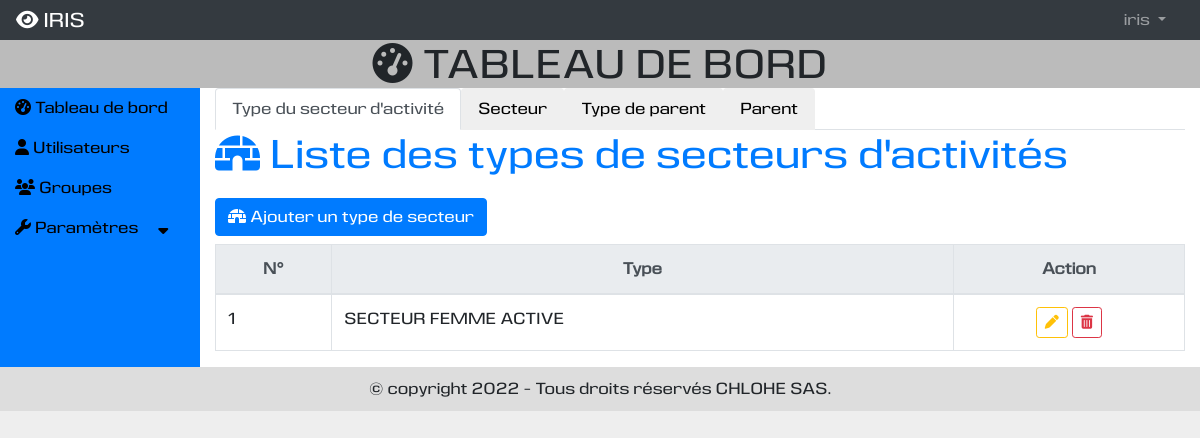
/vieprofessionnelle/ (signed in), run on an earlier commit of the app's database.
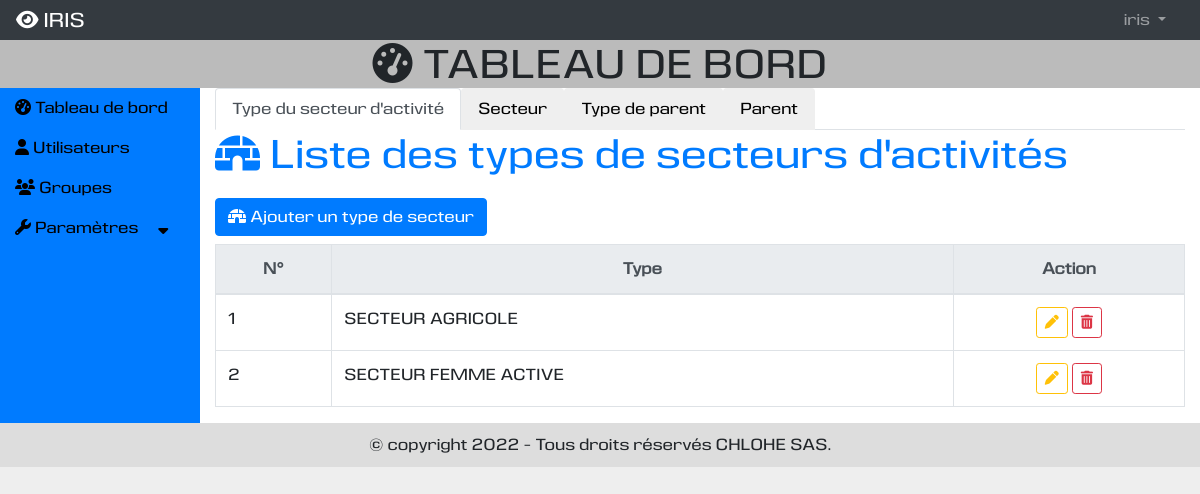
And on a later commit of the database.
### vieprofessionnelle/models.py (models this page shows)
class TypeSecteur(models.Model):
    type = models.CharField(max_length=250, unique=True)
    def __str__(self):
        return self.type

### vieprofessionnelle/views.py (the view)
# urls.py: path('vieprofessionnelle/',include('vieprofessionnelle.urls')),
@login_required
@permission_required('auth.view_user', raise_exception=True)
@permission_required('auth.view_group', raise_exception=True)
def vieprofessionnelle(request):
    typesecteurs = TypeSecteur.objects.order_by("type")
    secteurs = Secteur.objects.order_by("secteur")
    typeparents = TypeParent.objects.order_by("libelle")
    parents = Parent.objects.order_by("nomprenoms")
    active_typesecteur = ['', 'false', '']
    active_secteur = ['', 'false', '']
    active_typeparent = ['', 'false', '']
    active_parent = ['', 'false', '']
    if _active_onglet == "typesecteur":
        active_typesecteur = ['active', 'true', 'show active']
    elif _active_onglet == "secteur":
        active_secteur = ['active', 'true', 'show active']
    elif _active_onglet == "typeparent":
        active_typeparent = ['active', 'true', 'show active']
    elif _active_onglet == "parent":
        active_parent = ['active', 'true', 'show active']
    else:
        active_typesecteur = ['active', 'true', 'show active']
    context = {
        "titre": "Vie professionnelle",
        "typesecteurs": typesecteurs,
        "secteurs": secteurs,
        "typeparents": typeparents,
        "parents": parents,
        "active_typesecteur": active_typesecteur,
        "active_secteur": active_secteur,
        "active_typeparent": active_typeparent,
        "active_parent": active_parent,
    }
    return render(request, "vieprofessionnelle/vieprofessionnelle.html", context)

### vieprofessionnelle/templates/vieprofessionnelle/vieprofessionnelle.html (shortened to what this page needs)
{% extends 'utilisateur/base.html' %}
{% load static %}
{% block tableau_de_bord %}
<div>
  <ul class="nav nav-tabs" id="myTab" role="tablist">
    <li class="nav-item" role="presentation">
      <button class="nav-link {{active_typesecteur|first}}" id="typesecteur-tab" data-toggle="tab" data-target="#typesecteur" type="button" role="tab" aria-controls="typesecteur" aria-selected="{{ active_typesecteur|slice:'1:2'|first }}">
        Type du secteur d'activité
      </button>
    </li>
    <li class="nav-item" role="presentation">
      <button class="nav-link {{active_secteur|first}}" id="secteur-tab" data-toggle="tab" data-target="#secteur" type="button" role="tab" aria-controls="secteur" aria-selected="{{ active_secteur|slice:'1:2'|first }}">
        Secteur
      </button>
    </li>
    <li class="nav-item" role="presentation">
      <button class="nav-link {{active_typeparent|first}}" id="typeparent-tab" data-toggle="tab" data-target="#typeparent" type="button" role="tab" aria-controls="typeparent" aria-selected="{{ active_typeparent|slice:'1:2'|first }}">
        Type de parent
      </button>
    </li>
    <li class="nav-item" role="presentation">
      <button class="nav-link {{active_parent|first}}" id="parent-tab" data-toggle="tab" data-target="#parent" type="button" role="tab" aria-controls="parent" aria-selected="{{ active_parent|slice:'1:2'|first }}">
        Parent
      </button>
    </li>
  </ul>
  <div class="tab-content" id="myTabContent">
    <div class="tab-pane fade {{ active_typesecteur|last }}" id="typesecteur" role="tabpanel" aria-labelledby="typesecteur-tab">
      <div>
        <h1 class="mb-3 text-primary"><i class="fas fa-igloo"></i> Liste des types de secteurs d'activités</h1>
        <h3><a class="btn btn-primary" data-toggle="modal" data-target="#typesecteurModal" data-backdrop="static"><i class="fas fa-igloo"></i> Ajouter un type de secteur</a></h3>
        <div class="row">
            <div class="col-md-12">
                <table class="table  table-bordered table-hover table-responsive-md" id="tabletypesecteur">
                    <thead class="text-center">
                        <tr class="thead-light">
                            <th>N°</th>
                            <th>Type</th>
                            <th>Action</th>
                        </tr>
                    </thead>
                    <tbody>
                        {% for typesecteur in typesecteurs %}
                        <tr>
                            <td>{{forloop.counter}}</td>
                            <td>{{typesecteur.type|upper}}</td>
                            <td class="text-center">
                                <a class="btn btn-outline-warning btn-sm" title="Modifier" data-toggle="modal" data-target="#typesecteurmodifierModal{{typesecteur.id}}" data-backdrop="static"><i class="fas fa-pen"></i></a>
                                <button type="button" title="Supprimer" class="btn btn-outline-danger btn-sm" data-toggle="modal" data-target="#modal{{typesecteur.id}}" data-backdrop="static"><i class="fas fa-trash-alt"></i></button>
                            </td>
                        </tr>
                        {% empty %}
                            {% include 'vieprofessionnelle/ajouter_typesecteur.html' %}
                        {% endfor %}
                    </tbody>
                </table>
            </div>
        </div>
      </div>
    </div>
  </div>
</div>
{% endblock %}

### utilisateur/templates/utilisateur/base.html (shortened to what this page needs)
{% extends 'base.html' %}
{% block contenu %}
<div class="row m-0">
    <div class="col-md-6 offset-md-3">
        <h1 class="text-center"><i class="fa fa-dashboard"></i> TABLEAU DE BORD</h1>
    </div>
</div>
<div class="row" id = "contenu_index m-0">
    <div class="col-md-2 bg-primary" id = "contenu_index_gauche">
        <div>
            <ul class="menu-accordeon">
                <li><a href="{% url 'utilisateur:index' %}"><i class="fa fa-dashboard"></i> Tableau de bord</a></li>
                <li><a href="{% url 'utilisateur:utilisateur' %}"><i class="fa fa-user"></i> Utilisateurs</a></li>
                <li><a href="{% url 'utilisateur:groupe' %}"><i class="fa fa-group"></i> Groupes</a></li>
                <li>
                    <a href="#"><i class="fa fa-wrench"></i> Paramètres &nbsp;&nbsp;&nbsp;&nbsp;<i class="fas fa-sort-down"></i></a>
                </li>
            </ul>
        </div>
    </div>
    <div class="col-md-10" id = "contenu_index_droit">
        <div class="row">
            <div class="col-md-12">
                {% block tableau_de_bord %}
                {% endblock %}
            </div>
        </div>
    </div>
</div>
{% endblock %}

### templates/base.html (shortened to what this page needs)
{% load static %}
<!DOCTYPE html>
<html lang="fr">
<head>
    <link rel="stylesheet" href="https://maxcdn.bootstrapcdn.com/bootstrap/4.5.2/css/bootstrap.min.css">
    <link rel="stylesheet" type="text/css" href="https://cdn.datatables.net/v/bs4/jq-3.6.0/jszip-2.5.0/dt-1.12.1/b-2.2.3/b-html5-2.2.3/b-print-2.2.3/datatables.min.css"/>
    <link rel="stylesheet" type="text/css" href="{% static 'css/css.css' %}" />
</head>
<body>
  <div id ="page">
      {% block nas %}
      <div id ="nav">
        {% include 'nav.html' %}
      </div>
      {% endblock %}
    <div id ="contenu" class="container-fluid">
      {% block contenu %}
      {% endblock %}
    </div>
    <div id ="pied_page">
      {% block pied_page %}
        <div class="row" style="margin: 0px;">
            <div class="col-md-6 offset-md-3">
                <p class="text-center">
                    {% now "Y" as annee %}
                    {% if annee == "2022" %}
                    &copy copyright {{annee}} - Tous droits réservés CHLOHE SAS.
                    {% else %}
                    &copy copyright 2022-{{annee}} - Tous droits réservés CHLOHE SAS.
                    {% endif %}
                </p>
            </div>
        </div>
      {% endblock %}
    </div>
  </div>
</body>
</html>

### templates/nav.html (shortened to what this page needs)
<nav class="navbar navbar-expand-md bg-dark navbar-dark">
  <a class="navbar-brand" href="{% url 'utilisateur:connexion' %}"><i class="fas fa-eye"></i> IRIS</a>
  <div class="collapse navbar-collapse" id="collapsNavbar">
    <ul class="navbar-nav">
      {% if not user.is_authenticated %}
      <li class="nav-item">
        <a class="nav-link" href="{% url 'utilisateur:connexion' %}">Connexion</a>
      </li>
      <li class="nav-item">
        <a class="nav-link" href="{% url 'utilisateur:inscription' 0 %}">S'inscrire</a>
      </li>
      {% else %}
      <li class="nav-item dropdown" style="position: relative;">
        <a class="nav-link dropdown-toggle" href="#" id="navbardrop" data-toggle="dropdown">
          {{user.get_username}}
        </a>
      </li>
      {% endif %}
    </ul>
  </div>
</nav>

### vieprofessionnelle/templates/vieprofessionnelle/modifier_typesecteur.html (shortened to what this page needs)
{% extends 'vieprofessionnelle/ajouter_typesecteur.html' %}

### vieprofessionnelle/templates/vieprofessionnelle/modifier_secteur.html (shortened to what this page needs)
{% extends 'vieprofessionnelle/ajouter_secteur.html' %}

### static/css/css.css (style rules this page uses)
body { margin: 0px; padding: 0px; background : #EEE; font-family: 'eurocinewebfont'; }
nav { margin: 0px; padding: 0px; padding: 10px 10px 0px 10px; height: 40px; background: #DDD; }
nav div { display: flex; flex-direction: row; flex-wrap: wrap; justify-content: flex-end; }
nav div ul { margin: 0px; padding: 0px; list-style-type: none; }
nav div ul li { display: inline-block; margin-right: 10px; }
nav div ul li a { text-decoration: none; }
#contenu { background: #BBB; }
#contenu h1 { margin: 0px; padding : 0px; }
.menu-accordeon { padding:0; margin:0; list-style:none; }
.menu-accordeon a { display:block; text-decoration: none; color: black; padding: 8px 0; }
#contenu_index_droit { background: white; }
#pied_page { background: #DDD; padding: 10px; }
#pied_page p { margin: 0px; }

What changed in the data, as far as the page shows it:
added TypeSecteur: type "SECTEUR AGRICOLE"
